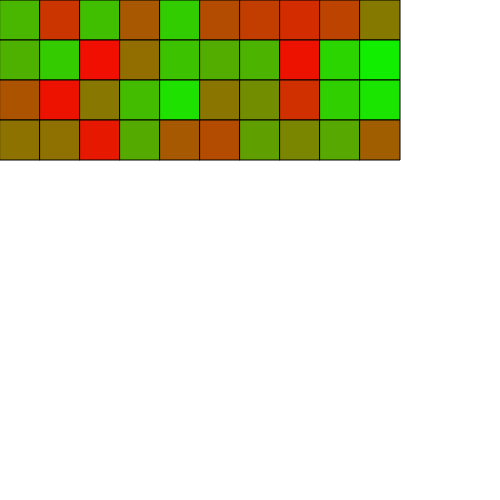
Frame 1 (no input)
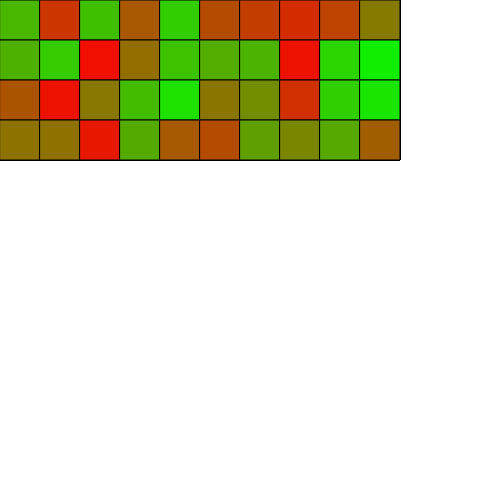
Frame 60 (no input)
Frame 120 (the mouse pressed at the canvas centre since frame 60): identical to frame 60, image omitted

The p5.js sketch that drew these frames (run headless with seeded random() and noise() and a simulated clock; from frame 60 on, the mouse is pressed at the canvas centre):

// p5.js sketch
// ── sketch.js
let grades = [];
  
  function setup() {
    createCanvas(500, 500);
  
    for (let i = 0; i < 4; i++) {
      grades[i] = [];
      for (let j = 0; j < 10; j++) {
        grades[i].push(random(60, 100));
      }
    }
  }
  
  function draw() {
    displayHeatMap();
  }
  
  function displayHeatMap() {
    let r = color(255, 0, 0);
    let g = color(0, 255, 0);
    for (let i = 0; i < grades.length; i++) {
      for (let j = 0; j < grades[0].length; j++) {
        let per = map(grades[i][j], 60, 100, 0, 1);
        let col = lerpColor(r, g, per);
        fill(col);
        let w = 40;
        rect(j*w, i*w, w);
      }
    }
  }
